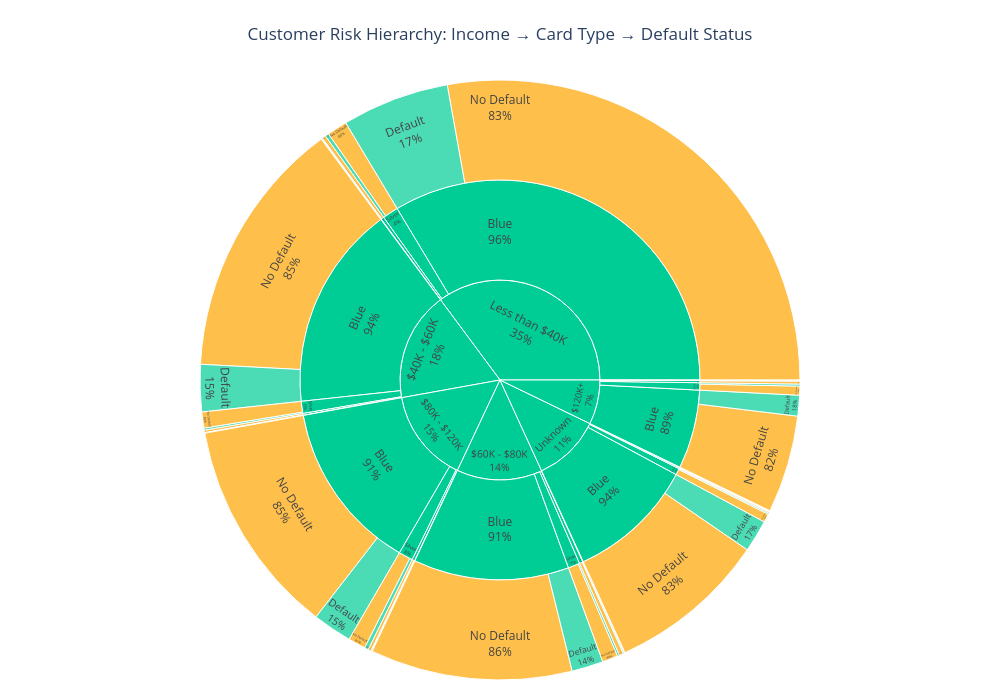

Here is the notebook cell this chart was saved with:
### Markdown cell above
#### Sunburst Chart (Hierarchical Risk Analysis)

### Code cell
fig = px.sunburst(
    df,
    path=[
        'annual_income_range',
        'card_type',
        'default_status'
    ],
    color='default_status',
    color_discrete_map={
        'Default': 'coolgreen',
        'No Default': 'orange'
    },
    title='Customer Risk Hierarchy: Income → Card Type → Default Status'
)

fig.update_traces(
    textinfo='label+percent parent',
    insidetextorientation='tangential'
)

fig.update_layout(
    title_x=0.5,
    width=1000,
    height=700,
    margin=dict(t=80, l=20, r=20, b=20)
)

fig.show()

### Figure 1 — Plotly figure (JSON) as saved in the notebook; plotly's stock layout.template omitted (floating-point values rounded to 4 significant figures)
{"data": [{"branchvalues": "total", "customdata": [["(?)"], ["(?)"], ["(?)"], ["(?)"], ["(?)"], ["(?)"], ["(?)"], ["(?)"], ["(?)"], ["(?)"], ["(?)"], ["(?)"], ["(?)"], ["(?)"], ["(?)"], ["(?)"], ["(?)"], ["(?)"], ["(?)"], ["(?)"], ["(?)"], ["(?)"], ["(?)"], ["(?)"], ["(?)"], ["(?)"], ["Default"], ["Default"], ["Default"], ["Default"], ["Default"], ["Default"], ["Default"], ["Default"], ["Default"], ["Default"], ["Default"], ["Default"], ["Default"], ["Default"], ["Default"], ["Default"], ["Default"], ["Default"], ["Default"], ["Default"], ["Default"], ["Default"], ["No Default"], ["No Default"], ["No Default"], ["No Default"], ["No Default"], ["No Default"], ["No Default"], ["No Default"], ["No Default"], ["No Default"], ["No Default"], ["No Default"], ["No Default"], ["No Default"], ["No Default"], ["No Default"], ["No Default"], ["No Default"], ["No Default"], ["No Default"], ["No Default"], ["No Default"], ["No Default"], ["No Default"], ["No Default"], ["No Default"]], "domain": {"x": [0, 1], "y": [0, 1]}, "hovertemplate": "labels=%{label}<br>count=%{value}<br>parent=%{parent}<br>id=%{id}<br>default_status=%{customdata[0]}<extra></extra>", "ids": ["Unknown", "$120K+", "$60K - $80K/Blue", "Less than $40K/Blue", "$80K - $120K/Blue", "$40K - $60K/Blue", "$120K+/Gold", "$60K - $80K/Silver", "$120K+/Blue", "Unknown/Blue", "Less than $40K/Gold", "$80K - $120K/Silver", "Unknown/Silver", "$40K - $60K/Silver", "Less than $40K/Silver", "$40K - $60K", "$80K - $120K", "Less than $40K", "$120K+/Silver", "Less than $40K/Platinum", "$60K - $80K", "Unknown/Platinum", "$40K - $60K/Gold", "$80K - $120K/Gold", "$60K - $80K/Gold", "Unknown/Gold", "$40K - $60K/Platinum", "Unknown/Gold/Default", "$120K+/Gold/Default", "$40K - $60K/Gold/Default", "Unknown/Platinum/Default", "$40K - $60K/Platinum/Default", "Less than $40K/Platinum/Default", "Less than $40K/Gold/Default", "$120K+/Silver/Default", "Less than $40K/Blue/Default", "Unknown/Blue/Default", "$120K+/Blue/Default", "$60K - $80K/Silver/Default", "$40K - $60K/Blue/Default", "$80K - $120K/Gold/Default", "$60K - $80K/Blue/Default", "$80K - $120K/Silver/Default", "$80K - $120K/Blue/Default", "Less than $40K/Silver/Default", "$40K - $60K/Silver/Default", "Unknown/Silver/Default", "$60K - $80K/Gold/Default", "Unknown/Platinum/No Default", "Less than $40K/Blue/No Default", "$80K - $120K/Blue/No Default", "$40K - $60K/Blue/No Default", "$120K+/Gold/No Default", "$60K - $80K/Platinum", "$60K - $80K/Silver/No Default", "$120K+/Platinum", "$120K+/Blue/No Default", "Unknown/Blue/No Default", "Less than $40K/Gold/No Default", "$40K - $60K/Silver/No Default", "Unknown/Gold/No Default", "$120K+/Platinum/No Default", "$80K - $120K/Silver/No Default", "$60K - $80K/Platinum/No Default", "Unknown/Silver/No Default", "$120K+/Silver/No Default", "Less than $40K/Silver/No Default", "Less than $40K/Platinum/No Default", "$60K - $80K/Gold/No Default", "$80K - $120K/Platinum/No Default", "$80K - $120K/Gold/No Default", "$40K - $60K/Gold/No Default", "$80K - $120K/Platinum", "$60K - $80K/Blue/No Default"], "insidetextorientation": "tangential", "labels": ["Unknown", "$120K+", "Blue", "Blue", "Blue", "Blue", "Gold", "Silver", "Blue", "Blue", "Gold", "Silver", "Silver", "Silver", "Silver", "$40K - $60K", "$80K - $120K", "Less than $40K", "Silver", "Platinum", "$60K - $80K", "Platinum", "Gold", "Gold", "Gold", "Gold", "Platinum", "Default", "Default", "Default", "Default", "Default", "Default", "Default", "Default", "Default", "Default", "Default", "Default", "Default", "Default", "Default", "Default", "Default", "Default", "Default", "Default", "Default", "No Default", "No Default", "No Default", "No Default", "No Default", "Platinum", "No Default", "Platinum", "No Default", "No Default", "No Default", "No Default", "No Default", "No Default", "No Default", "No Default", "No Default", "No Default", "No Default", "No Default", "No Default", "No Default", "No Default", "No Default", "Platinum", "No Default"], "marker": {"colors": ["#00cc96", "#00cc96", "#00cc96", "#00cc96", "#00cc96", "#00cc96", "#00cc96", "#00cc96", "#00cc96", "#00cc96", "#00cc96", "#00cc96", "#00cc96", "#00cc96", "#00cc96", "#00cc96", "#00cc96", "#00cc96", "#00cc96", "#00cc96", "#00cc96", "#00cc96", "#00cc96", "#00cc96", "#00cc96", "#00cc96", "coolgreen", "coolgreen", "coolgreen", "coolgreen", "coolgreen", "coolgreen", "coolgreen", "coolgreen", "coolgreen", "coolgreen", "coolgreen", "coolgreen", "coolgreen", "coolgreen", "coolgreen", "coolgreen", "coolgreen", "coolgreen", "coolgreen", "coolgreen", "coolgreen", "coolgreen", "orange", "orange", "orange", "orange", "orange", "orange", "orange", "orange", "orange", "orange", "orange", "orange", "orange", "orange", "orange", "orange", "orange", "orange", "orange", "orange", "orange", "orange", "orange", "orange", "orange", "orange"]}, "name": "", "parents": ["", "", "$60K - $80K", "Less than $40K", "$80K - $120K", "$40K - $60K", "$120K+", "$60K - $80K", "$120K+", "Unknown", "Less than $40K", "$80K - $120K", "Unknown", "$40K - $60K", "Less than $40K", "", "", "", "$120K+", "Less than $40K", "", "Unknown", "$40K - $60K", "$80K - $120K", "$60K - $80K", "Unknown", "$40K - $60K", "Unknown/Gold", "$120K+/Gold", "$40K - $60K/Gold", "Unknown/Platinum", "$40K - $60K/Platinum", "Less than $40K/Platinum", "Less than $40K/Gold", "$120K+/Silver", "Less than $40K/Blue", "Unknown/Blue", "$120K+/Blue", "$60K - $80K/Silver", "$40K - $60K/Blue", "$80K - $120K/Gold", "$60K - $80K/Blue", "$80K - $120K/Silver", "$80K - $120K/Blue", "Less than $40K/Silver", "$40K - $60K/Silver", "Unknown/Silver", "$60K - $80K/Gold", "Unknown/Platinum", "Less than $40K/Blue", "$80K - $120K/Blue", "$40K - $60K/Blue", "$120K+/Gold", "$60K - $80K", "$60K - $80K/Silver", "$120K+", "$120K+/Blue", "Unknown/Blue", "Less than $40K/Gold", "$40K - $60K/Silver", "Unknown/Gold", "$120K+/Platinum", "$80K - $120K/Silver", "$60K - $80K/Platinum", "Unknown/Silver", "$120K+/Silver", "Less than $40K/Silver", "Less than $40K/Platinum", "$60K - $80K/Gold", "$80K - $120K/Platinum", "$80K - $120K/Gold", "$40K - $60K/Gold", "$80K - $120K", "$60K - $80K/Blue"], "textinfo": "label+percent parent", "type": "sunburst", "values": [1112, 727, 1273, 3403, 1395, 1675, 18, 96, 645, 1045, 24, 117, 53, 99, 130, 1790, 1535, 3561, 60, 4, 1402, 5, 15, 21, 29, 9, 1, 2, 2, 2, 2, 1, 2, 4, 11, 586, 176, 113, 11, 257, 5, 172, 22, 215, 20, 11, 7, 6, 3, 2817, 1180, 1418, 16, 4, 85, 4, 532, 869, 20, 88, 7, 4, 95, 4, 46, 49, 110, 2, 23, 2, 16, 13, 2, 1101]}], "layout": {"height": 700, "legend": {"tracegroupgap": 0}, "margin": {"b": 20, "l": 20, "r": 20, "t": 80}, "title": {"text": "Customer Risk Hierarchy: Income → Card Type → Default Status", "x": 0.5}, "width": 1000}}
